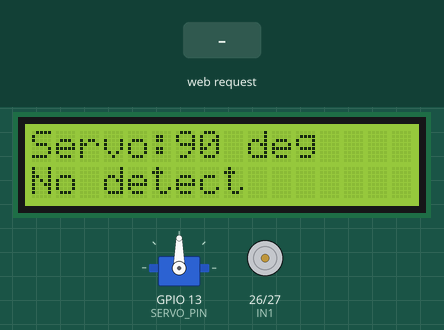
Simulated run of this sketch. Board: ESP32. On the bench: servo, 16×2 character LCD, motor-driver pin pairs drawn as motors (green arrow = first pin HIGH = forward, orange = second pin HIGH = backward, longer = more drive, scaled by the enable pin). Inputs (shaded band) come from the test bench. WiFi joins after 1.5 s; servers stay silent unless stated; what the sketch prints to the serial monitor is not drawn.

Above: at 6.3 s.
6.4 s: HTTP request GET /setServo received
At 7.4 s:
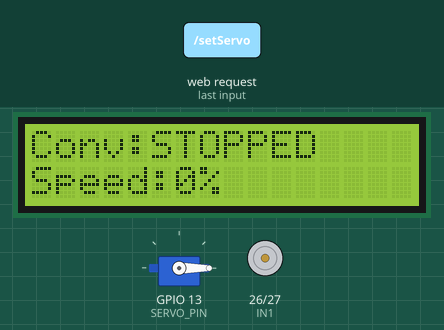
9.4 s: HTTP request GET /motorControl?signal=HIGH received
At 11.9 s:
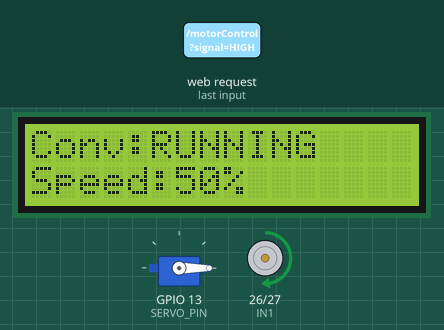
12.4 s: HTTP request GET /setScanStatus received
At 14.0 s:
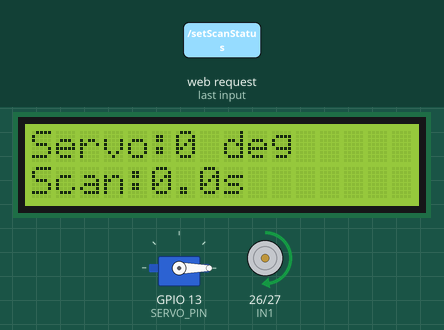
15.4 s: HTTP request GET /setWrongHole received
At 17.8 s:
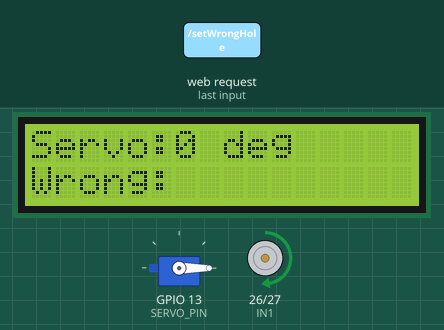
18.4 s: HTTP request GET /setServo?signal=120&angle=120&products=120 received
At 20.0 s:
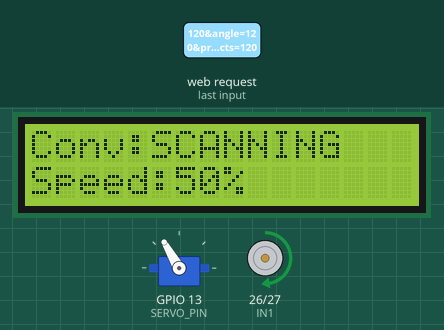
21.4 s: HTTP request GET /setServo?signal=HIGH received
At 22.8 s:
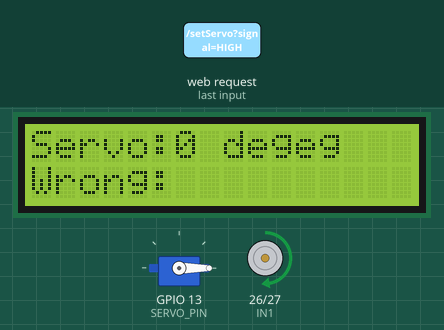
Timing chart, 0 to 24.4 s (numbered marks = the images above; inputs shaded):
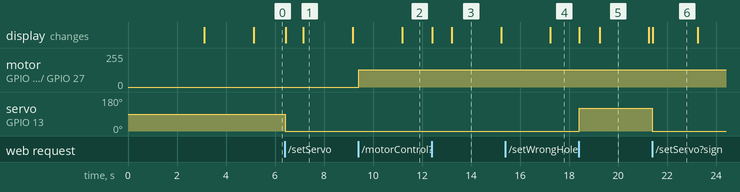

The sketch:

bang_chuyen_2.ino
```cpp
#include <WiFi.h>
#include <WebServer.h>
#include <ESP32Servo.h>
#include <LiquidCrystal_I2C.h>

// WiFi credentials
const char* ssid = "DUY";
const char* password = "12345678";

// Định nghĩa chân
const int IN1 = 26;
const int IN2 = 27;
const int ENA = 25;
const int SERVO_PIN = 13;
const int PWM_CHANNEL = 0;
const int PWM_FREQ = 5000;
const int PWM_RESOLUTION = 8;

LiquidCrystal_I2C lcd(0x27, 16, 2);


Servo myServo;

WebServer server(80);


String motorStatus = "STOPPED";
String conveyorStatus = "STOPPED";
int servoAngle = 90;
String detectionStatus = "No detect";
int pwmSpeed = 0;

// Biến cho hiển thị luân phiên
unsigned long lastDisplayToggle = 0;
const long displayInterval = 2000; // Chuyển đổi mỗi 2 giây
bool displayScreen1 = true;

void setup() {
  Serial.begin(115200);

  // Khởi tạo chân motor
  pinMode(IN1, OUTPUT);
  pinMode(IN2, OUTPUT);
  pinMode(ENA, OUTPUT);
  digitalWrite(IN1, LOW);
  digitalWrite(IN2, LOW);
  ledcSetup(PWM_CHANNEL, PWM_FREQ, PWM_RESOLUTION);
  ledcAttachPin(ENA, PWM_CHANNEL);

  // Khởi tạo servo
  myServo.attach(SERVO_PIN);
  myServo.write(servoAngle);

  lcd.begin(21, 22); // SDA = 21, SCL = 22
  lcd.backlight();
  lcd.clear();
  lcd.setCursor(0, 0);
  lcd.print("System Starting...");
  delay(1000);

  WiFi.begin(ssid, password);
  while (WiFi.status() != WL_CONNECTED) {
    delay(1000);
    Serial.println("Connecting to WiFi...");
  }
  Serial.println("WiFi connected");
  Serial.println(WiFi.localIP());

  // Hiển thị IP trên LCD
  lcd.clear();
  lcd.setCursor(0, 0);
  lcd.print("WiFi Connected");
  lcd.setCursor(0, 1);
  lcd.print(WiFi.localIP());
  delay(2000);

  // Thiết lập các endpoint HTTP
  server.on("/motorControl", handleMotorControl);
  server.on("/setServo", handleServoControl);
  server.on("/setWrongHole", handleWrongHole);
  server.on("/setScanStatus", handleScanStatus);
  server.begin();
}

void loop() {
  server.handleClient();
  updateLCD();
}

void handleMotorControl() {
  String signal = server.arg("signal");
  if (signal == "HIGH") {
    digitalWrite(IN1, HIGH);
    digitalWrite(IN2, LOW);
    ledcWrite(PWM_CHANNEL, 128);  // Tốc độ 50%
    motorStatus = "RUNNING";
    conveyorStatus = "RUNNING";
    pwmSpeed = 50;
  } else if (signal == "LOW") {
    digitalWrite(IN1, LOW);
    digitalWrite(IN2, LOW);
    ledcWrite(PWM_CHANNEL, 0);
    motorStatus = "STOPPED";
    conveyorStatus = "STOPPED";
    pwmSpeed = 0;
  }
  server.send(200, "text/plain", "OK");
}

void handleServoControl() {
  String angleStr = server.arg("angle");
  servoAngle = angleStr.toInt();
  myServo.write(servoAngle);
  server.send(200, "text/plain", "OK");
}

void handleWrongHole() {
  String products = server.arg("products");
  detectionStatus = products == "none" ? "No detect" : String("Wrong:") + products;
  server.send(200, "text/plain", "OK");
}

void handleScanStatus() {
  float scanTime = server.arg("time").toFloat();
  conveyorStatus = "SCANNING";
  detectionStatus = String("Scan:") + String(scanTime, 1) + "s";
  server.send(200, "text/plain", "OK");
}

void updateLCD() {
  unsigned long currentMillis = millis();

  if (currentMillis - lastDisplayToggle >= displayInterval) {
    displayScreen1 = !displayScreen1;
    lastDisplayToggle = currentMillis;
    lcd.clear();
  }

  if (displayScreen1) {
    lcd.setCursor(0, 0);
    String conveyorText = "Conv:" + conveyorStatus;
    if (conveyorText.length() > 16) conveyorText = conveyorText.substring(0, 16);
    lcd.print(conveyorText);

    lcd.setCursor(0, 1);
    lcd.print("Speed:");
    lcd.print(pwmSpeed);
    lcd.print("%");
  } else {

    lcd.setCursor(0, 0);
    lcd.print("Servo:");
    lcd.print(servoAngle);
    lcd.print(" deg");

    lcd.setCursor(0, 1);
    String detectText = detectionStatus;
    if (detectText.length() > 16) detectText = detectText.substring(0, 16);
    lcd.print(detectText);
  }
}
```

Measured:
- after the input at 6.4 s, servo on GPIO 13 (SERVO_PIN): 90° → 0° at once; the display: first changes at once (image 1 shows a later state)
- after the input at 9.4 s, motor on GPIO 26 (IN1) / GPIO 27 (IN2): stopped → forward 128/255 at once; the display: changes after 1.8 s (image 2)
- after the input at 12.4 s, the display: first changes at once (image 3 shows a later state)
- after the input at 15.4 s, the display: changes after 1.8 s (image 4)
- after the input at 18.4 s, servo on GPIO 13 (SERVO_PIN): 0° → 120° at once; the display: first changes at once (image 5 shows a later state)
- after the input at 21.4 s, servo on GPIO 13 (SERVO_PIN): 120° → 0° at once; the display: changes at once (image 6)
- what the display in image 1 shows lasts 2.0 s, from 7.2 s to 9.2 s
